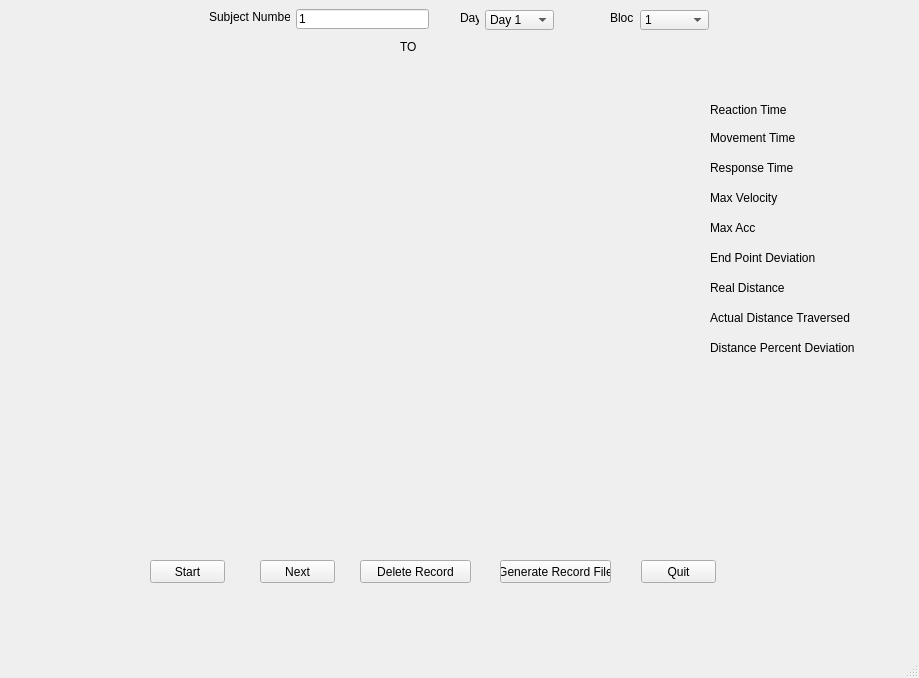
<?xml version="1.0" encoding="UTF-8"?>
<ui version="4.0">
 <class>MainWindow</class>
 <widget class="QMainWindow" name="MainWindow">
  <property name="geometry">
   <rect>
    <x>0</x>
    <y>0</y>
    <width>919</width>
    <height>678</height>
   </rect>
  </property>
  <property name="maximumSize">
   <size>
    <width>1000</width>
    <height>16777215</height>
   </size>
  </property>
  <property name="windowTitle">
   <string>MainWindow</string>
  </property>
  <property name="layoutDirection">
   <enum>Qt::LeftToRight</enum>
  </property>
  <widget class="QWidget" name="centralwidget">
   <widget class="QPushButton" name="StartButton">
    <property name="geometry">
     <rect>
      <x>150</x>
      <y>560</y>
      <width>75</width>
      <height>23</height>
     </rect>
    </property>
    <property name="text">
     <string>Start</string>
    </property>
   </widget>
   <widget class="QLineEdit" name="SubjectText">
    <property name="geometry">
     <rect>
      <x>296</x>
      <y>9</y>
      <width>133</width>
      <height>20</height>
     </rect>
    </property>
    <property name="text">
     <string>1</string>
    </property>
   </widget>
   <widget class="QLabel" name="label">
    <property name="geometry">
     <rect>
      <x>209</x>
      <y>9</y>
      <width>81</width>
      <height>16</height>
     </rect>
    </property>
    <property name="text">
     <string>Subject Number</string>
    </property>
   </widget>
   <widget class="QLabel" name="label_2">
    <property name="geometry">
     <rect>
      <x>610</x>
      <y>10</y>
      <width>24</width>
      <height>16</height>
     </rect>
    </property>
    <property name="text">
     <string>Block</string>
    </property>
   </widget>
   <widget class="QComboBox" name="DayCombo">
    <property name="geometry">
     <rect>
      <x>485</x>
      <y>10</y>
      <width>69</width>
      <height>20</height>
     </rect>
    </property>
    <item>
     <property name="text">
      <string>Day 1</string>
     </property>
    </item>
    <item>
     <property name="text">
      <string>Day 2</string>
     </property>
    </item>
    <item>
     <property name="text">
      <string>Day 3</string>
     </property>
    </item>
    <item>
     <property name="text">
      <string>Day 4</string>
     </property>
    </item>
    <item>
     <property name="text">
      <string>Day 5</string>
     </property>
    </item>
    <item>
     <property name="text">
      <string>Performance</string>
     </property>
    </item>
   </widget>
   <widget class="QLabel" name="label_3">
    <property name="geometry">
     <rect>
      <x>460</x>
      <y>10</y>
      <width>19</width>
      <height>16</height>
     </rect>
    </property>
    <property name="text">
     <string>Day</string>
    </property>
   </widget>
   <widget class="QComboBox" name="BlockCombo">
    <property name="geometry">
     <rect>
      <x>640</x>
      <y>10</y>
      <width>69</width>
      <height>20</height>
     </rect>
    </property>
    <item>
     <property name="text">
      <string>1</string>
     </property>
    </item>
    <item>
     <property name="text">
      <string>2</string>
     </property>
    </item>
    <item>
     <property name="text">
      <string>3</string>
     </property>
    </item>
    <item>
     <property name="text">
      <string>4</string>
     </property>
    </item>
    <item>
     <property name="text">
      <string>5</string>
     </property>
    </item>
   </widget>
   <widget class="QWidget" name="graphWindow" native="true">
    <property name="geometry">
     <rect>
      <x>9</x>
      <y>63</y>
      <width>691</width>
      <height>491</height>
     </rect>
    </property>
    <property name="sizePolicy">
     <sizepolicy hsizetype="Maximum" vsizetype="Preferred">
      <horstretch>0</horstretch>
      <verstretch>0</verstretch>
     </sizepolicy>
    </property>
    <property name="maximumSize">
     <size>
      <width>1000</width>
      <height>16777215</height>
     </size>
    </property>
    <layout class="QVBoxLayout" name="mplvl"/>
    <zorder>StartButton</zorder>
   </widget>
   <widget class="QPushButton" name="NextButton">
    <property name="geometry">
     <rect>
      <x>260</x>
      <y>560</y>
      <width>75</width>
      <height>23</height>
     </rect>
    </property>
    <property name="text">
     <string>Next</string>
    </property>
   </widget>
   <widget class="QPushButton" name="DeleteButton">
    <property name="geometry">
     <rect>
      <x>360</x>
      <y>560</y>
      <width>111</width>
      <height>23</height>
     </rect>
    </property>
    <property name="text">
     <string>Delete Record</string>
    </property>
   </widget>
   <widget class="QPushButton" name="QuitButton">
    <property name="geometry">
     <rect>
      <x>641</x>
      <y>560</y>
      <width>75</width>
      <height>23</height>
     </rect>
    </property>
    <property name="text">
     <string>Quit</string>
    </property>
   </widget>
   <widget class="QLabel" name="FromLabel">
    <property name="geometry">
     <rect>
      <x>270</x>
      <y>40</y>
      <width>46</width>
      <height>13</height>
     </rect>
    </property>
    <property name="text">
     <string/>
    </property>
   </widget>
   <widget class="QLabel" name="label_5">
    <property name="geometry">
     <rect>
      <x>400</x>
      <y>40</y>
      <width>46</width>
      <height>13</height>
     </rect>
    </property>
    <property name="text">
     <string>TO</string>
    </property>
   </widget>
   <widget class="QLabel" name="ToLabel">
    <property name="geometry">
     <rect>
      <x>510</x>
      <y>40</y>
      <width>46</width>
      <height>13</height>
     </rect>
    </property>
    <property name="text">
     <string/>
    </property>
   </widget>
   <widget class="QLabel" name="Reaction_Time">
    <property name="geometry">
     <rect>
      <x>710</x>
      <y>100</y>
      <width>201</width>
      <height>20</height>
     </rect>
    </property>
    <property name="text">
     <string>Reaction Time</string>
    </property>
   </widget>
   <widget class="QLabel" name="Movement_Time">
    <property name="geometry">
     <rect>
      <x>710</x>
      <y>130</y>
      <width>191</width>
      <height>16</height>
     </rect>
    </property>
    <property name="text">
     <string>Movement Time</string>
    </property>
   </widget>
   <widget class="QLabel" name="Response_Time">
    <property name="geometry">
     <rect>
      <x>710</x>
      <y>160</y>
      <width>191</width>
      <height>16</height>
     </rect>
    </property>
    <property name="text">
     <string>Response Time</string>
    </property>
   </widget>
   <widget class="QLabel" name="Max_Velocity">
    <property name="geometry">
     <rect>
      <x>710</x>
      <y>190</y>
      <width>191</width>
      <height>16</height>
     </rect>
    </property>
    <property name="text">
     <string>Max Velocity</string>
    </property>
   </widget>
   <widget class="QLabel" name="Max_Acc">
    <property name="geometry">
     <rect>
      <x>710</x>
      <y>220</y>
      <width>191</width>
      <height>16</height>
     </rect>
    </property>
    <property name="text">
     <string>Max Acc</string>
    </property>
   </widget>
   <widget class="QLabel" name="Deviation">
    <property name="geometry">
     <rect>
      <x>710</x>
      <y>250</y>
      <width>191</width>
      <height>16</height>
     </rect>
    </property>
    <property name="text">
     <string>End Point Deviation</string>
    </property>
   </widget>
   <widget class="QLabel" name="Actual_Dist">
    <property name="geometry">
     <rect>
      <x>710</x>
      <y>310</y>
      <width>191</width>
      <height>16</height>
     </rect>
    </property>
    <property name="text">
     <string>Actual Distance Traversed</string>
    </property>
   </widget>
   <widget class="QLabel" name="Real_Dist">
    <property name="geometry">
     <rect>
      <x>710</x>
      <y>280</y>
      <width>191</width>
      <height>16</height>
     </rect>
    </property>
    <property name="text">
     <string>Real Distance</string>
    </property>
   </widget>
   <widget class="QLabel" name="Dist_Per">
    <property name="geometry">
     <rect>
      <x>710</x>
      <y>340</y>
      <width>191</width>
      <height>16</height>
     </rect>
    </property>
    <property name="text">
     <string>Distance Percent Deviation</string>
    </property>
   </widget>
   <widget class="QPushButton" name="GenerateButton">
    <property name="geometry">
     <rect>
      <x>500</x>
      <y>560</y>
      <width>111</width>
      <height>23</height>
     </rect>
    </property>
    <property name="text">
     <string>Generate Record File</string>
    </property>
   </widget>
  </widget>
  <widget class="QMenuBar" name="menubar">
   <property name="geometry">
    <rect>
     <x>0</x>
     <y>0</y>
     <width>919</width>
     <height>21</height>
    </rect>
   </property>
  </widget>
  <widget class="QStatusBar" name="statusbar"/>
 </widget>
 <resources/>
 <connections/>
</ui>
